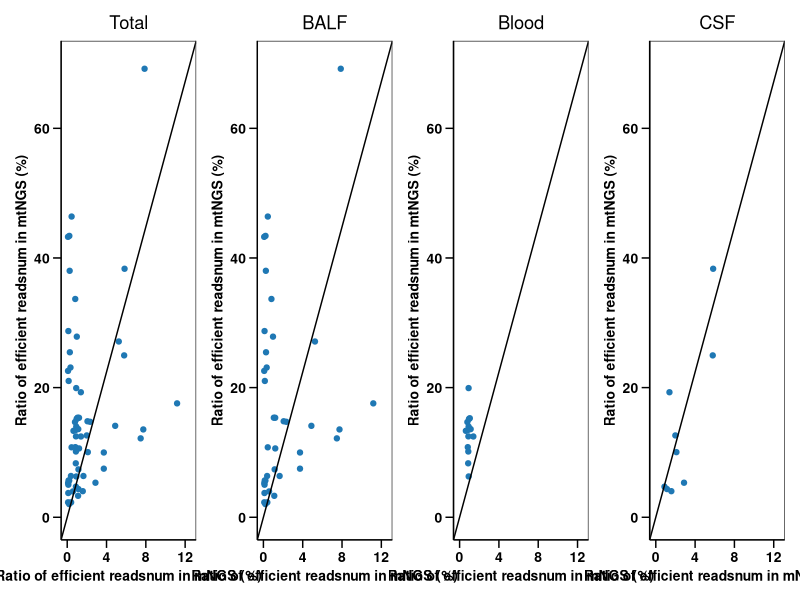
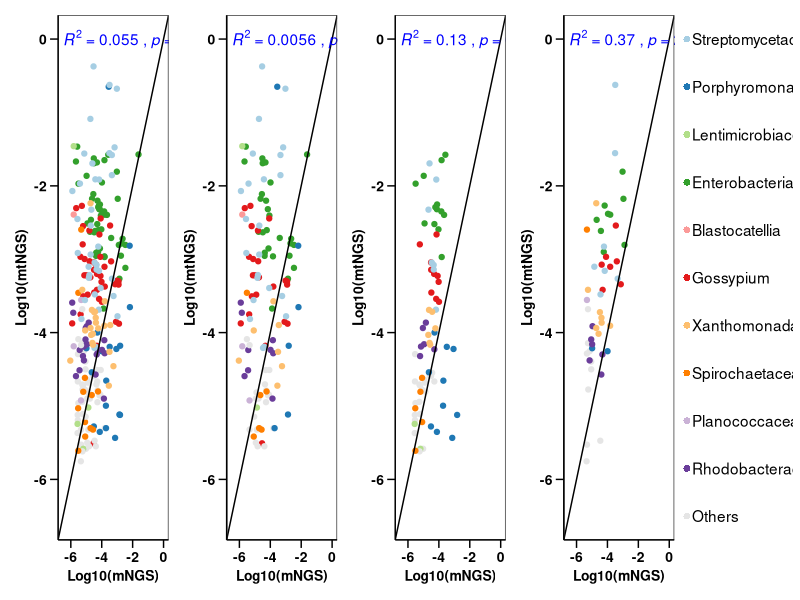
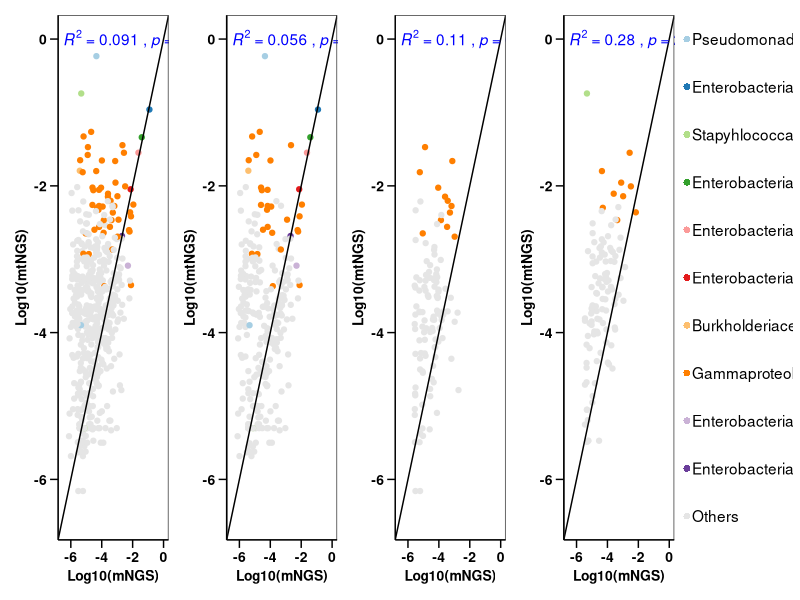
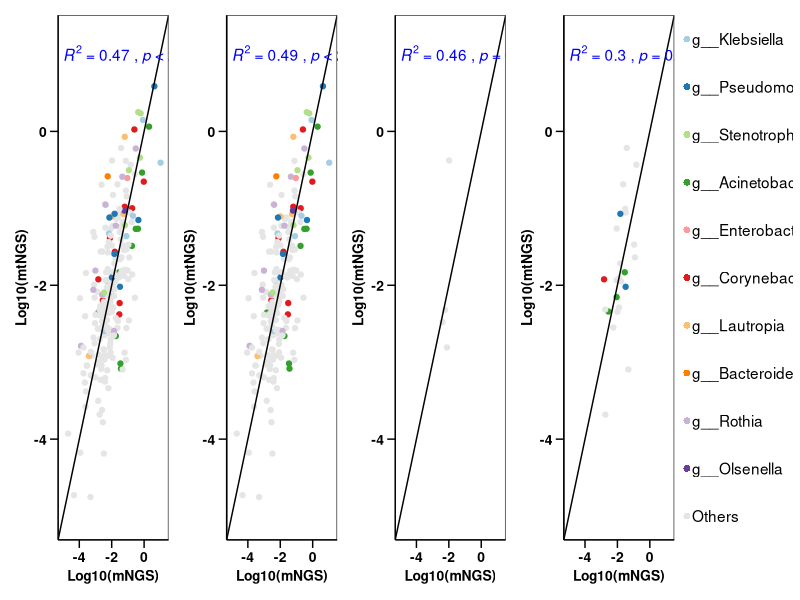

Reproduce these figures in R, in order.
## Main Figure1 ####
library(ggplot2)
library(reshape2)
library(ggpubr)
library(patchwork)
library("RColorBrewer")
library(tidyverse)

#set theme for ggplot2
my_theme <- theme(axis.ticks.length = unit(0.4,"lines"), 
                  axis.ticks = element_line(color='black'),
                  axis.line = element_line(colour = "black"), 
                  panel.grid.major = element_blank(),
                  panel.grid.minor = element_blank(),
                  axis.title = element_text(colour = 'black',size=10,face="bold"),
                  axis.text.y=element_text(colour='black',size=10,face = "bold"),
                  axis.text.x=element_text(colour='black',size=10,face = "bold"),
                  plot.title=element_text(hjust = 0.5))

##Figure 1A
ratio <- read.csv('data/ratio_maping.csv',header = T)
names(ratio)[c(2,3)] <- c("DNA","RNA")

ratio_plot <- function(data, plt_title){
  p <- ggplot(data,aes(x=DNA*100,y=RNA*100)) +
    geom_point(stat='identity',color="#1F78B4")+theme_bw()+
    geom_abline(slope=5.6,intercept=0)+
    scale_x_continuous(limits = c(0,12.5))+
    scale_y_continuous(limits = c(0,70))+
    labs(x='Ratio of efficient readsnum in mNGS (%)',
         y='Ratio of efficient readsnum in mtNGS (%)',
         title = plt_title)+my_theme
  return(p)
}
#total
p1 <- ratio_plot(ratio,"Total")

#balf
ratio_alv <- ratio[which(ratio$sample_type=="bronchoalveolar lavage fluid sample"),]
p2 <- ratio_plot(ratio_alv,"BALF")

#blood
ratio_bd <- ratio[which(ratio$sample_type=="blood sample"),]
p3 <- ratio_plot(ratio_bd,"Blood")

#csf
ratio_cfs <- ratio[which(ratio$sample_type=="cerebrospinal fluid sample"),]
p4 <- ratio_plot(ratio_cfs,"CSF")

pA <- p1+p2+p3+p4+plot_layout(nrow=1)
pA

##Figure 1B
clean_readnum <- read.csv('data/clean_readnum.csv',header = T)
meta_data <- read.csv('data/sample_type.csv')
RNA_16s <- read.csv('data/mtNGS/RNA_16s_genus.txt',header = T,sep = '\t',row.names = 1)
DNA_16s <- read.csv('data/mNGS/DNA_16s_genus.txt',header = T,sep = '\t',row.names = 1)

#merge mNGS and mtNGS data with common species
integrate_data1 <- function(RNA_16s,DNA_16s){
  #intersect
  bacteria <- intersect(row.names(DNA_16s),row.names(RNA_16s))
  DNA_16s.in <- DNA_16s[which(row.names(DNA_16s)%in%bacteria),]
  DNA_16s.in$bacteria <- row.names(DNA_16s.in)
  DNA_16s.in.melt <- melt(DNA_16s.in)
  names(DNA_16s.in.melt)[c(2,3)] <- c("sample",'DNA')
  
  RNA_16s.in <- RNA_16s[which(row.names(RNA_16s)%in%bacteria),]
  RNA_16s.in$bacteria <- row.names(RNA_16s.in)
  RNA_16s.in.melt <- melt(RNA_16s.in)
  names(RNA_16s.in.melt)[c(2,3)] <- c("sample",'RNA')
  
  merged_16s <- merge(RNA_16s.in.melt,DNA_16s.in.melt)
  merged_16s$type <- meta_data$sample_type[match(merged_16s$sample,meta_data$name)]
  return(merged_16s)
}
#set colors
cols <- RColorBrewer::brewer.pal(10,'Paired')

#filter data based on average relative abudance
fil_aver <- function(DNA_16s,RNA_16s){
  #calculate relative abundance
  for(i in 1:ncol(DNA_16s)){
    DNA_16s[,i] <- DNA_16s[,i]/clean_readnum$MG[which(clean_readnum$sample==names(DNA_16s)[i])]*100
  }
  for(i in 1:ncol(RNA_16s)){
    RNA_16s[,i] <- RNA_16s[,i]/clean_readnum$MT[which(clean_readnum$sample==names(RNA_16s)[i])]*100
  }
  
  #merge mNGS and mtNGS
  merged_16s <- integrate_data1(RNA_16s,DNA_16s)
  
  #remove zero value both in mNGS and mtNGS
  index <- c()
  for (i in 1:nrow(merged_16s)) {
    if(merged_16s[i,3]!=0 && merged_16s[i,4]!=0) index <- append(index,i)
  }
  merged_16s.f <- merged_16s[index,]
  merged_16s.f$bacteria <- factor(merged_16s.f$bacteria,levels = unique(merged_16s.f$bacteria))
  
  #calculate average Relative abundance and set colors
  bacteria_mean <- merged_16s.f %>%
    group_by(bacteria) %>%
    summarise(mean=mean(DNA+RNA))
  bacteriaTop10 <- bacteria_mean[order(bacteria_mean$mean,decreasing = T)[1:10],]$bacteria
  top10_color <- data.frame(bacteria=bacteriaTop10,color=cols)
  merged_16s.f$cols <- top10_color$color[match(merged_16s.f$bacteria,top10_color$bacteria)]
  merged_16s.f$cols <- as.character(merged_16s.f$cols)
  merged_16s.f$cols[is.na(merged_16s.f$cols)] <- "grey90"
  return(merged_16s.f)
}

#plot function with ggplot2
scatter_plot <- function(data,xlim,ylim,ylabel){
  p <- ggplot(data,aes(x=log10(DNA+1e-8),y=log10(RNA+1e-8))) +
    geom_point(stat='identity',color=data$cols)+theme_bw()+
    geom_abline(slope=1,intercept=0)+
    scale_x_continuous(limits = c(xlim,ylim))+
    scale_y_continuous(limits = c(xlim,ylim))+
    stat_cor(aes(label = paste(..rr.label..,..p.label..,sep = "~`,`~")),label.y=ylabel,color="blue")+
    labs(x='Log10(mNGS)',y='Log10(mtNGS)')+my_theme
  return(p)
}
#total
merged_16s.f <- fil_aver(DNA_16s,RNA_16s)
pB1 <- scatter_plot(merged_16s.f,-6.5,0,0)

#balf
merged_16s.f.balf <- merged_16s.f[which(merged_16s.f$type=="bronchoalveolar lavage fluid sample"),]
pB2 <- scatter_plot(merged_16s.f.balf,-6.5,0,0)

#blood
merged_16s.f.bs <- merged_16s.f[which(merged_16s.f$type=="blood sample"),]
pB3 <- scatter_plot(merged_16s.f.bs,-6.5,0,0)

#cfs
merged_16s.f.cfs <- merged_16s.f[which(merged_16s.f$type=="cerebrospinal fluid sample"),]
pB4 <- scatter_plot(merged_16s.f.cfs,-6.5,0,0)

#construct legends
y=seq(-6.5,-1.5,0.5)
pB5 <- ggplot()+lims(x=c(-1,1))+theme_void()
pB5 <- pB5+annotate("point",x=-1,y=y,shape=16,color=c("grey90",rev(cols)),size=2)+
  annotate("text", x=-0.9,y=y,label=c("Others",rev(as.character(merged_16s.f$bacteria[match(cols,merged_16s.f$cols)]))), hjust=0)

pB <- pB1+pB2+pB3+pB4+pB5+plot_layout(nrow=1)
pB

##Figure 1C
RNA_23s <- read.csv('data/mtNGS/RNA_23s_genus.txt',header = T,sep = '\t',row.names = 1)
DNA_23s <- read.csv('data/mNGS/DNA_23s_genus.txt',header = T,sep = '\t',row.names = 1)

#total
merged_23s.f <- fil_aver(DNA_23s,RNA_23s)
pC1 <- scatter_plot(merged_23s.f,-6.5,0,0)

#balf
merged_23s.f.balf <- merged_23s.f[which(merged_23s.f$type=="bronchoalveolar lavage fluid sample"),]
pC2 <- scatter_plot(merged_23s.f.balf,-6.5,0,0)

#blood
merged_23s.f.bs <- merged_23s.f[which(merged_23s.f$type=="blood sample"),]
pC3 <- scatter_plot(merged_23s.f.bs,-6.5,0,0)

#cfs
merged_23s.f.cfs <- merged_23s.f[which(merged_23s.f$type=="cerebrospinal fluid sample"),]
pC4 <- scatter_plot(merged_23s.f.cfs,-6.5,0,0)

#construct legends
y=seq(-6.5,-1.5,0.5)
pC5 <- ggplot()+lims(x=c(-1,1))+theme_void()
pC5 <- pC5+annotate("point",x=-1,y=y,shape=16,color=c("grey90",rev(cols)),size=2)+
  annotate("text", x=-0.9,y=y,label=c("Others",rev(as.character(merged_23s.f$bacteria[match(cols,merged_23s.f$cols)]))), hjust=0)

pC <- pC1+pC2+pC3+pC4+pC5+plot_layout(nrow=1)
pC

##Figure 1D
RNA_bacteria <- read.table('data/mtNGS/RNA_Bacteria_genus.txt',header = T,row.names = 1)
DNA_bacteria <- read.table('data/mNGS/DNA_Bacteria_genus.txt',header = T,row.names = 1)

#total
merged_bacter.f <- fil_aver(DNA_bacteria,RNA_bacteria)
pD1 <- scatter_plot(merged_bacter.f,-5,1.2,1)

#balf
merged_bacter.f.balf <- merged_bacter.f[which(merged_bacter.f$type=="bronchoalveolar lavage fluid sample"),]
pD2 <- scatter_plot(merged_bacter.f.balf,-5,1.2,1)

#blood
merged_bacter.f.bs <- merged_bacter.f[which(merged_bacter.f$type=="blood sample"),]
pD3 <- scatter_plot(merged_bacter.f.bs,-5,1.2,1)

#cfs
merged_bacter.f.cfs <- merged_bacter.f[which(merged_bacter.f$type=="cerebrospinal fluid sample"),]
pD4 <- scatter_plot(merged_bacter.f.cfs,-5,1.2,1)

#construct legends
y=seq(-6.5,-1.5,0.5)
pD5 <- ggplot()+lims(x=c(-1,1))+theme_void()
pD5 <- pD5+annotate("point",x=-1,y=y,shape=16,color=c("grey90",rev(cols)),size=2)+
  annotate("text", x=-0.9,y=y,label=c("Others",rev(as.character(merged_bacter.f$bacteria[match(cols,merged_bacter.f$cols)]))), hjust=0)

pD <- pD1+pD2+pD3+pD4+pD5+plot_layout(nrow=1)
pD
